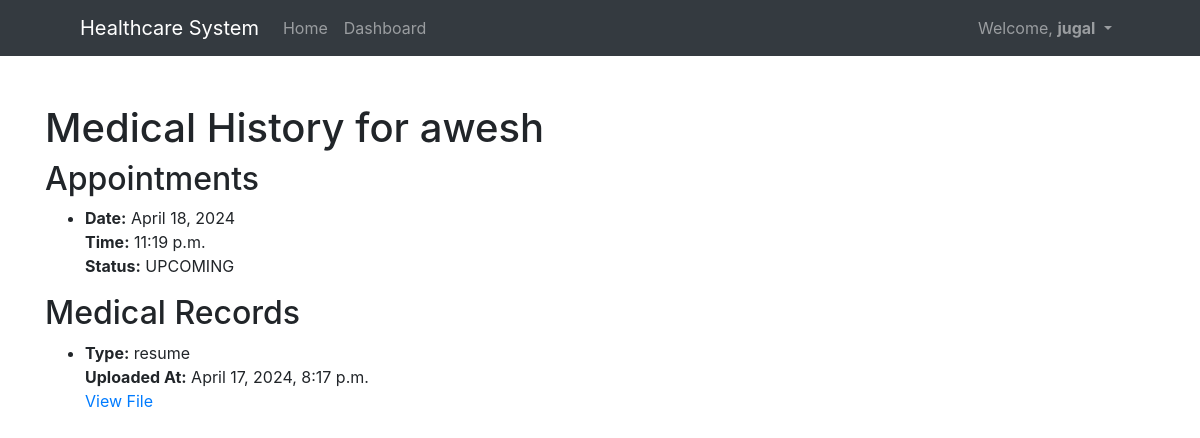
The page /accounts/view-medical-history/6/ (signed in) on the database its author committed.
### accounts/models.py (models this page shows, shortened)
class User(AbstractUser):
    is_patient = models.BooleanField(default=False)
    is_doctor = models.BooleanField(default=False)

class Patient(models.Model):
    user = models.OneToOneField(User, on_delete=models.CASCADE, primary_key=True)
    username = models.CharField(max_length=150, unique=True,null=True)
    phone = models.CharField(max_length=15, null=True, blank=True)
    address = models.CharField(max_length=255, null=True, blank=True)

class Appointment(models.Model):
    STATUS_CHOICES = (
        ('UPCOMING', 'Upcoming'),
        ('COMPLETED', 'Completed'),
    )
    patient = models.ForeignKey(User, on_delete=models.CASCADE, related_name='patient_appointments')
    doctor = models.ForeignKey(Doctor, on_delete=models.CASCADE)
    date = models.DateField()
    time = models.TimeField()
    status = models.CharField(max_length=10, choices=STATUS_CHOICES, default='UPCOMING')

class MedicalRecord(models.Model):
    patient = models.ForeignKey(Patient, on_delete=models.CASCADE)
    symptoms = models.TextField(blank=True, null=True)
    diagnosis = models.TextField(blank=True, null=True)
    prescribed_medication = models.TextField(blank=True, null=True)
    record_type = models.CharField(max_length=255)  # e.g., CT Scan, Blood Test
    file = models.FileField(upload_to='medical_records/')
    uploaded_at = models.DateTimeField(auto_now_add=True)

### accounts/views.py (the view)
# urls.py: path('view-medical-history/<int:patient_id>/', views.view_medical_history, name='view_medical_history'),
@login_required
def view_medical_history(request, patient_id):
    try:
        patient = Patient.objects.get(user__id=patient_id)
    except Patient.DoesNotExist:
        return redirect('doctor_patient_filter')
    appointments = Appointment.objects.filter(patient__id=patient_id).order_by('-date', '-time')
    medical_records = MedicalRecord.objects.filter(patient__user__id=patient_id).order_by('-uploaded_at')
    return render(request, 'view_medical_history.html', {
        'patient': patient,
        'appointments': appointments,
        'medical_records': medical_records
    })

### accounts/templates/view_medical_history.html (shortened to what this page needs)
{% extends 'base.html' %}
{% block content %}
    <h1>Medical History for {{ patient.user.username }}</h1>
    <h2>Appointments</h2>
    {% if appointments %}
        <ul>
            {% for appointment in appointments %}
                <li>
                    <strong>Date:</strong> {{ appointment.date }}<br>
                    <strong>Time:</strong> {{ appointment.time }}<br>
                    <strong>Status:</strong> {{ appointment.status }}
                </li>
            {% endfor %}
        </ul>
    {% else %}
        <p>No previous appointments.</p>
    {% endif %}
    <h2>Medical Records</h2>
    {% if medical_records %}
        <ul>
            {% for record in medical_records %}
                <li>
                    <strong>Type:</strong> {{ record.record_type }}<br>
                    <strong>Uploaded At:</strong> {{ record.uploaded_at }}<br>
                    <a href="{{ record.file.url }}" target="_blank">View File</a>
                </li>
            {% endfor %}
        </ul>
    {% else %}
        <p>No medical records available.</p>
    {% endif %}
{% endblock %}

### core/templates/base.html (shortened to what this page needs)
<!DOCTYPE html>
<html lang="en">
<head>
    <link rel="stylesheet" href="https://stackpath.bootstrapcdn.com/bootstrap/4.5.0/css/bootstrap.min.css">
</head>
<body>
<nav class="navbar navbar-expand-lg navbar-dark bg-dark">
    <a class="navbar-brand" href="{% url 'home' %}">Healthcare System</a>
    <div class="collapse navbar-collapse" id="navbarNav">
        <ul class="navbar-nav mr-auto">
            <li class="nav-item {% if request.path == '/' %}active{% endif %}">
                <a class="nav-link" href="{% url 'home' %}">Home</a>
            </li>
            {% if request.user.is_authenticated %}
                <li class="nav-item {% if request.path == '/dashboard/' %}active{% endif %}">
                    <a class="nav-link" href="{% url 'dashboard' %}">Dashboard</a>
                </li>
            {% endif %}
        </ul>
        <ul class="navbar-nav">
            {% if request.user.is_authenticated %}
                <li class="nav-item dropdown">
                    <a class="nav-link dropdown-toggle" href="#" id="navbarDropdown" role="button" data-toggle="dropdown" aria-haspopup="true" aria-expanded="false">
                        Welcome, <strong>{{ request.user.username }}</strong>
                    </a>
                </li>
            {% endif %}
        </ul>
    </div>
</nav>
<div class="container mt-5">
    {% block content %}
    {% endblock %}
</div>
</body>
</html>

### core/templates/base.html (style rules this page uses)
.navbar { padding-left: 5rem; padding-right: 5rem; }

### rows shown on the page
User: user.username "jugal"
Patient: user.username "awesh"
Appointment: date "April 18, 2024", time "11:19 p.m.", status "UPCOMING"
MedicalRecord: record_type "resume", uploaded_at "April 17, 2024, 8:17 p.m."
